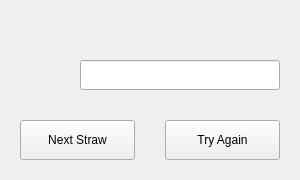
<?xml version="1.0" encoding="UTF-8"?>
<ui version="4.0">
 <class>byHandMeasurement</class>
 <widget class="QWidget" name="byHandMeasurement">
  <property name="geometry">
   <rect>
    <x>0</x>
    <y>0</y>
    <width>300</width>
    <height>180</height>
   </rect>
  </property>
  <property name="windowTitle">
   <string>byHandMeasurement</string>
  </property>
  <widget class="QLabel" name="byHand_led">
   <property name="geometry">
    <rect>
     <x>20</x>
     <y>55</y>
     <width>40</width>
     <height>40</height>
    </rect>
   </property>
   <property name="text">
    <string/>
   </property>
  </widget>
  <widget class="QLineEdit" name="byHand_measurement">
   <property name="geometry">
    <rect>
     <x>80</x>
     <y>60</y>
     <width>200</width>
     <height>30</height>
    </rect>
   </property>
   <property name="font">
    <font>
     <pointsize>10</pointsize>
    </font>
   </property>
   <property name="text">
    <string/>
   </property>
  </widget>
  <widget class="QPushButton" name="button_nextStraw">
   <property name="geometry">
    <rect>
     <x>20</x>
     <y>120</y>
     <width>115</width>
     <height>40</height>
    </rect>
   </property>
   <property name="text">
    <string>Next Straw</string>
   </property>
  </widget>
  <widget class="QPushButton" name="button_tryAgain">
   <property name="geometry">
    <rect>
     <x>165</x>
     <y>120</y>
     <width>115</width>
     <height>40</height>
    </rect>
   </property>
   <property name="text">
    <string>Try Again</string>
   </property>
  </widget>
  <widget class="QLabel" name="byHand_label">
   <property name="geometry">
    <rect>
     <x>20</x>
     <y>20</y>
     <width>260</width>
     <height>20</height>
    </rect>
   </property>
   <property name="font">
    <font>
     <pointsize>9</pointsize>
    </font>
   </property>
   <property name="text">
    <string/>
   </property>
   <property name="alignment">
    <set>Qt::AlignCenter</set>
   </property>
  </widget>
 </widget>
 <layoutdefault spacing="6" margin="11"/>
 <resources/>
 <connections/>
</ui>
